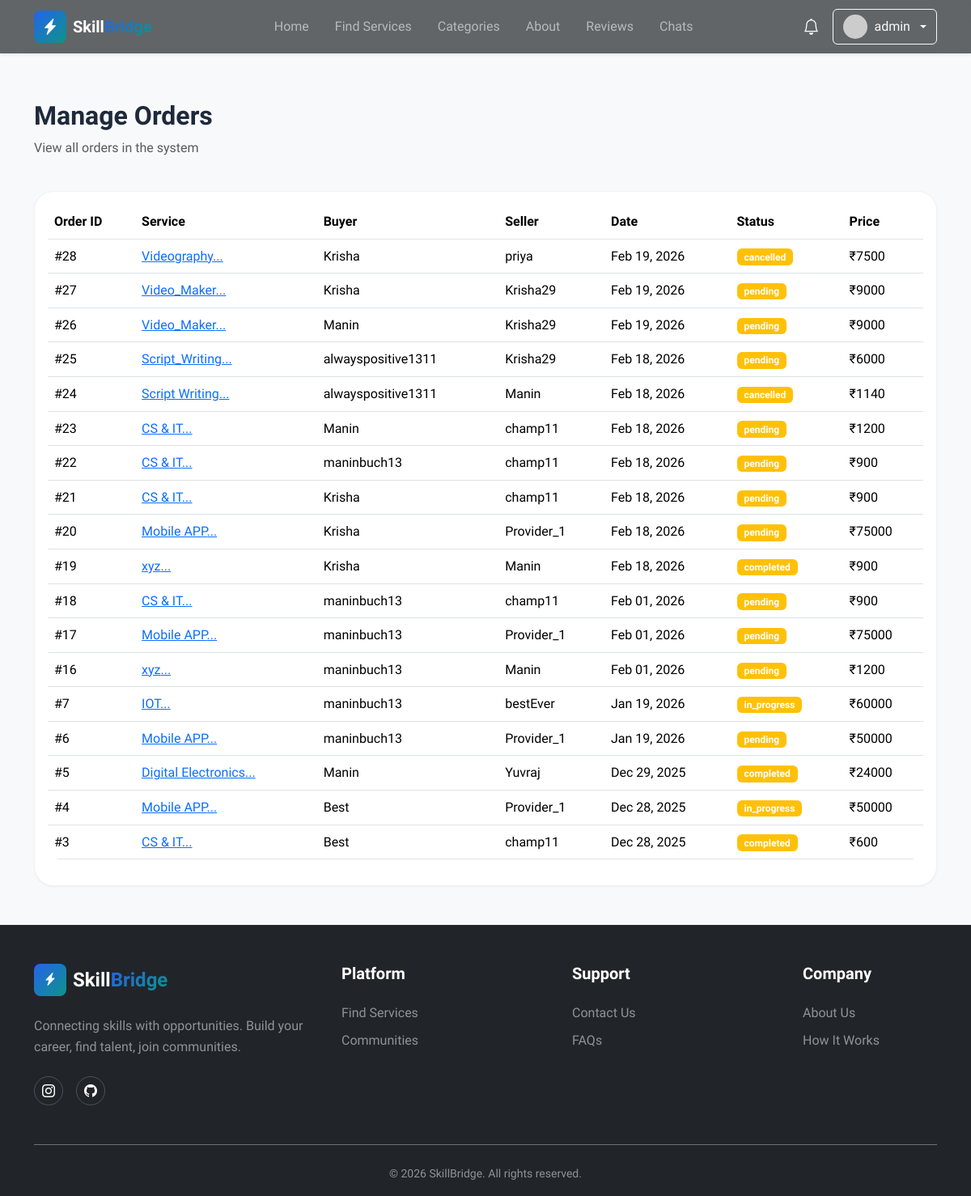
Page /admin/orders (signed in) on the committed database.
### models.py (models this page shows, shortened)
class User(UserMixin, db.Model):
    __tablename__ = 'users'
    id = db.Column(db.Integer, primary_key=True)
    username = db.Column(db.String(80), unique=True, nullable=False, index=True)
    email = db.Column(db.String(120), unique=True, nullable=False, index=True)
    password_hash = db.Column(db.String(255), nullable=False)
    user_type = db.Column(db.String(20), nullable=False, default='client')
    full_name = db.Column(db.String(100))
    bio = db.Column(db.Text)
    avatar_url = db.Column(db.String(255), default='default-avatar.png')
    phone = db.Column(db.String(20))
    is_active = db.Column(db.Boolean, default=True)
    is_verified = db.Column(db.Boolean, default=False)
    created_at = db.Column(db.DateTime, default=datetime.utcnow, nullable=False)
    updated_at = db.Column(db.DateTime, default=datetime.utcnow, onupdate=datetime.utcnow)
    services = db.relationship('Service', backref='provider', lazy='dynamic',
                              foreign_keys='Service.user_id')
    reviews = db.relationship('Review', backref='reviewer', lazy='dynamic',
                             foreign_keys='Review.user_id')
    orders_as_buyer = db.relationship('Order', backref='buyer', lazy='dynamic',
                                     foreign_keys='Order.buyer_id')
    orders_as_seller = db.relationship('Order', backref='seller', lazy='dynamic',
                                      foreign_keys='Order.seller_id')
    favorites = db.relationship('Favorite', backref='user', lazy='dynamic',
                               cascade='all, delete-orphan')
    notifications = db.relationship('Notification', backref='user', lazy='dynamic',
                                   cascade='all, delete-orphan')
    def is_admin(self):
        return self.user_type == 'admin'
    def get_unread_notifications_count(self):
        return self.notifications.filter_by(is_read=False).count()
    def get_recent_notifications(self, limit=5):
        return self.notifications.order_by(db.text('created_at desc')).limit(limit)
    def get_avatar_url(self):
        from flask import url_for
        if not self.avatar_url or self.avatar_url == 'default-avatar.png':
            return f"https://ui-avatars.com/api/?name={self.username}&background=random&color=fff&size=128"
        if self.avatar_url.startswith('http'):
            return self.avatar_url
        return url_for('static', filename='avatars/' + self.avatar_url)

class Order(db.Model):
    __tablename__ = 'orders'
    id = db.Column(db.Integer, primary_key=True)
    service_id = db.Column(db.Integer, db.ForeignKey('services.id'), nullable=False, index=True)
    buyer_id = db.Column(db.Integer, db.ForeignKey('users.id'), nullable=False, index=True)
    seller_id = db.Column(db.Integer, db.ForeignKey('users.id'), nullable=False, index=True)
    total_price = db.Column(db.Float, nullable=False)
    status = db.Column(db.String(20), default='pending', index=True)
    requirements = db.Column(db.Text)  # Buyer's requirements
    scope = db.Column(db.Text)  # Detailed scope
    budget_tier = db.Column(db.String(20)) # Basic, Standard, Premium
    deadline = db.Column(db.DateTime)  # Agreed deadline
    delivery_note = db.Column(db.Text)  # Seller's delivery note
    created_at = db.Column(db.DateTime, default=datetime.utcnow)
    updated_at = db.Column(db.DateTime, default=datetime.utcnow, onupdate=datetime.utcnow)
    completed_at = db.Column(db.DateTime)

class Service(db.Model):
    __tablename__ = 'services'
    id = db.Column(db.Integer, primary_key=True)
    title = db.Column(db.String(200), nullable=False, index=True)
    description = db.Column(db.Text, nullable=False)
    price = db.Column(db.Float, nullable=False)
    delivery_time = db.Column(db.String(50))  # e.g., "3 days", "1 week"
    user_id = db.Column(db.Integer, db.ForeignKey('users.id'), nullable=False, index=True)
    category_id = db.Column(db.Integer, db.ForeignKey('categories.id'), nullable=False, index=True)
    favorited_by = db.relationship('Favorite', backref='service', lazy='dynamic', cascade='all, delete-orphan')
    image_url = db.Column(db.String(255), default='default-service.jpg')
    tags = db.Column(db.String(255))
    is_active = db.Column(db.Boolean, default=True)
    view_count = db.Column(db.Integer, default=0)
    created_at = db.Column(db.DateTime, default=datetime.utcnow, index=True)
    updated_at = db.Column(db.DateTime, default=datetime.utcnow, onupdate=datetime.utcnow)
    reviews = db.relationship('Review', backref='service', lazy='dynamic',
                             cascade='all, delete-orphan')
    orders = db.relationship('Order', backref='service', lazy='dynamic')
    favorited_by = db.relationship('Favorite', backref='service', lazy='dynamic',
                                   cascade='all, delete-orphan')

### routes.py (the view)
@admin_bp.route('/orders')
@admin_required
def orders():
    orders = Order.query.order_by(Order.created_at.desc()).all()
    return render_template('admin/orders.html', orders=orders)

### routes.py (called while the page is built)
def admin_required(f):
    @wraps(f)
    def decorated_function(*args, **kwargs):
        if not current_user.is_authenticated or not current_user.is_admin():
            flash('You need admin privileges to access this page.', 'danger')
            return redirect(url_for('main.index'))
        return f(*args, **kwargs)
    return decorated_function

### templates/admin/orders.html (shortened to what this page needs)
{% extends 'base.html' %}
{% block content %}
<section class="py-5 bg-light">
    <div class="container">
        <div class="row mb-4">
            <div class="col">
                <h2 class="fw-bold">Manage Orders</h2>
                <p class="text-muted">View all orders in the system</p>
            </div>
        </div>
        <div class="card">
            <div class="card-body">
                {% if orders %}
                <div class="table-responsive">
                    <table class="table table-hover">
                        <thead>
                            <tr>
                                <th>Order ID</th>
                                <th>Service</th>
                                <th>Buyer</th>
                                <th>Seller</th>
                                <th>Date</th>
                                <th>Status</th>
                                <th>Price</th>
                            </tr>
                        </thead>
                        <tbody>
                            {% for order in orders %}
                            <tr>
                                <td>#{{ order.id }}</td>
                                <td>
                                    <a href="{{ url_for('service.detail', service_id=order.service.id) }}">
                                        {{ order.service.title[:40] }}...
                                    </a>
                                </td>
                                <td>{{ order.buyer.username }}</td>
                                <td>{{ order.service.provider.username }}</td>
                                <td>{{ order.created_at.strftime('%b %d, %Y') }}</td>
                                <td>
                                    <span class="badge bg-warning">{{ order.status }}</span>
                                </td>
                                <td>₹{{ "%.0f"|format(order.total_price) }}</td>
                            </tr>
                            {% endfor %}
                        </tbody>
                    </table>
                </div>
                {% else %}
                <div class="text-center py-5 text-muted">
                    <i class="bi bi-inbox fs-1 d-block mb-3"></i>
                    <p>No orders in the system yet</p>
                </div>
                {% endif %}
            </div>
        </div>
    </div>
</section>
{% endblock %}

### templates/components/header.html (shortened to what this page needs)
<header class="navbar navbar-expand-lg navbar-dark fixed-top shadow-sm"
    style="background-color: rgba(33, 37, 41, 0.7) !important; backdrop-filter: blur(15px);">
    <div class="container">
        <a class="navbar-brand d-flex align-items-center" href="{{ url_for('main.index') }}">
            <div class="logo-icon gradient-primary rounded-3 p-2 me-2">
                <i class="bi bi-lightning-charge-fill text-white"></i>
            </div>
            <span class="fw-bold">Skill<span class="text-gradient">Bridge</span></span>
        </a>
        <div class="collapse navbar-collapse" id="navbarNav">
            <ul class="navbar-nav mx-auto">
                <li class="nav-item">
                    <a class="nav-link" href="{{ url_for('main.index') }}">Home</a>
                </li>
                <li class="nav-item">
                    <a class="nav-link" href="{{ url_for('service.browse') }}">Find Services</a>
                </li>
                <li class="nav-item">
                    <a class="nav-link" href="{{ url_for('main.index') }}#categories">Categories</a>
                </li>
                <li class="nav-item">
                    <a class="nav-link" href="{{ url_for('main.about') }}">About</a>
                </li>
                <li class="nav-item">
                    <a class="nav-link" href="{{ url_for('main.reviews') }}">Reviews</a>
                </li>
                {% if current_user.is_authenticated %}
                <li class="nav-item">
                    <a class="nav-link" href="{{ url_for('user.chats') }}">Chats</a>
                </li>
                {% endif %}
            </ul>
            <div class="d-flex align-items-center gap-3 mt-3 mt-lg-0">
                {% if current_user.is_authenticated %}
                <div class="dropdown">
                    <button class="btn btn-link text-white position-relative p-0" type="button"
                        data-bs-toggle="dropdown">
                        <i class="bi bi-bell fs-5"></i>
                    </button>
                </div>
                <div class="dropdown">
                    <button class="btn btn-outline-light dropdown-toggle d-flex align-items-center gap-2" type="button"
                        data-bs-toggle="dropdown">
                        <img src="{{ current_user.get_avatar_url() }}" alt="Avatar" class="rounded-circle" width="30"
                            height="30">
                        <span>{{ current_user.username }}</span>
                    </button>
                </div>
                {% else %}
                <a href="{{ url_for('auth.login') }}" class="btn btn-outline-light">Log In</a>
                <a href="{{ url_for('auth.register') }}" class="btn btn-gradient-primary">Get Started</a>
                {% endif %}
            </div>
        </div>
    </div>
</header>
<div style="height: 76px;" id="navbar-spacer"></div>

### static/css/custom.css (style rules this page uses)
:root { --primary: #2563eb; --primary-hover: #1d4ed8; --accent: #0d9488; --background: #f8fafc; --foreground: #1e293b; --card: #ffffff; --border: #e2e8f0; --muted: #64748b; --muted-foreground: #94a3b8; --secondary: #f1f5f9; --success: #10b981; --danger: #ef4444; --primary-color: #2563eb; --primary-dark: #1d4ed8; --primary-light: #3b82f6; --accent-color: #0d9488; --card-bg: #ffffff; --gradient-primary: linear-gradient(135deg, #2563eb 0%, #0d9488 100%); --gradient-accent: linear-gradient(135deg, #f97316 0%, #fb923c 100%); --gradient-hero: linear-gradient(135deg, #1e293b, #334155); --shadow-sm: 0 1px 2px 0 rgba(0, 0, 0, 0.05); --shadow-md: 0 4px 6px -1px rgba(0, 0, 0, 0.08); --shadow-lg: 0 10px 15px -3px rgba(0, 0, 0, 0.08); --shadow-xl: 0 20px 25px -5px rgba(0, 0, 0, 0.1); --shadow-glow: 0 0 40px rgba(37, 99, 235, 0.25); --section-padding: 5rem 0; --radius: 0.75rem; --radius-sm: 0.5rem; --radius-md: 1rem; --radius-lg: 1.5rem; --radius-xl: 2rem; }
* { margin: 0; padding: 0; box-sizing: border-box; }
body { font-family: 'Sora', -apple-system, BlinkMacSystemFont, 'Segoe UI', sans-serif; background-color: var(--background); color: var(--foreground); line-height: 1.6; overflow-x: hidden; }
h1, h2, h3, h4, h5, h6 { font-weight: 700; line-height: 1.2; }
a { transition: all 0.3s ease; }
.gradient-primary { background: var(--gradient-primary); }
.text-gradient { background: var(--gradient-primary); -webkit-background-clip: text; -webkit-text-fill-color: transparent; background-clip: text; }
.navbar { backdrop-filter: blur(15px); background-color: rgba(33, 37, 41, 0.7) !important; transition: all 0.3s ease; }
.logo-icon { width: 40px; height: 40px; display: flex; align-items: center; justify-content: center; transition: all 0.3s ease; }
.nav-link { font-weight: 500; position: relative; padding: 0.5rem 1rem !important; }
.nav-link::after { content: ''; position: absolute; bottom: 0; left: 50%; width: 0; height: 2px; background: var(--gradient-primary); transition: all 0.3s ease; transform: translateX(-50%); }
.card { border-radius: var(--radius-lg); border: 1px solid rgba(0, 0, 0, 0.05); box-shadow: var(--shadow-sm); }
.table { border-radius: var(--radius-md); overflow: hidden; }
.table thead { background: var(--background); }
.badge { padding: 0.35em 0.75em; font-weight: 600; }
.btn { position: relative; overflow: hidden; transition: all 0.3s ease; }
.btn::before { content: ''; position: absolute; top: 50%; left: 50%; width: 0; height: 0; border-radius: 50%; background: rgba(255, 255, 255, 0.3); transform: translate(-50%, -50%); transition: width 0.6s, height 0.6s; }
.badge { animation: scaleIn 0.5s ease-out; }
html { scroll-behavior: smooth; }
img { transition: opacity 0.3s ease; }
.bi { transition: transform 0.3s ease; }

### rows in the picture
User: username "admin"
Order: id "28", service "Videography", buyer.username "Krisha", service.provider.username "priya", created_at "Feb 19, 2026", status "cancelled", total_price "7500"
Order: id "27", service "Video_Maker", buyer.username "Krisha", service.provider.username "Krisha29", created_at "Feb 19, 2026", status "pending", total_price "9000"
Order: id "26", service "Video_Maker", buyer.username "Manin", service.provider.username "Krisha29", created_at "Feb 19, 2026", status "pending", total_price "9000"
Order: id "25", service "Script_Writing", buyer.username "alwayspositive1311", service.provider.username "Krisha29", created_at "Feb 18, 2026", status "pending", total_price "6000"
Order: id "24", service "Script Writing", buyer.username "alwayspositive1311", service.provider.username "Manin", created_at "Feb 18, 2026", status "cancelled", total_price "1140"
Order: id "23", service "CS & IT", buyer.username "Manin", service.provider.username "champ11", created_at "Feb 18, 2026", status "pending", total_price "1200"
Order: id "22", service "CS & IT", buyer.username "maninbuch13", service.provider.username "champ11", created_at "Feb 18, 2026", status "pending", total_price "900"
Order: id "21", service "CS & IT", buyer.username "Krisha", service.provider.username "champ11", created_at "Feb 18, 2026", status "pending", total_price "900"
Order: id "20", service "Mobile APP", buyer.username "Krisha", service.provider.username "Provider_1", created_at "Feb 18, 2026", status "pending", total_price "75000"
Order: id "19", service "xyz", buyer.username "Krisha", service.provider.username "Manin", created_at "Feb 18, 2026", status "completed", total_price "900"
Order: id "18", service "CS & IT", buyer.username "maninbuch13", service.provider.username "champ11", created_at "Feb 01, 2026", status "pending", total_price "900"
Order: id "17", service "Mobile APP", buyer.username "maninbuch13", service.provider.username "Provider_1", created_at "Feb 01, 2026", status "pending", total_price "75000"
Order: id "16", service "xyz", buyer.username "maninbuch13", service.provider.username "Manin", created_at "Feb 01, 2026", status "pending", total_price "1200"
Order: id "7", service "IOT", buyer.username "maninbuch13", service.provider.username "bestEver", created_at "Jan 19, 2026", status "in_progress", total_price "60000"
Order: id "6", service "Mobile APP", buyer.username "maninbuch13", service.provider.username "Provider_1", created_at "Jan 19, 2026", status "pending", total_price "50000"
Order: id "5", service "Digital Electronics", buyer.username "Manin", service.provider.username "Yuvraj", created_at "Dec 29, 2025", status "completed", total_price "24000"
Order: id "4", service "Mobile APP", buyer.username "Best", service.provider.username "Provider_1", created_at "Dec 28, 2025", status "in_progress", total_price "50000"
Order: id "3", service "CS & IT", buyer.username "Best", service.provider.username "champ11", created_at "Dec 28, 2025", status "completed", total_price "600"
